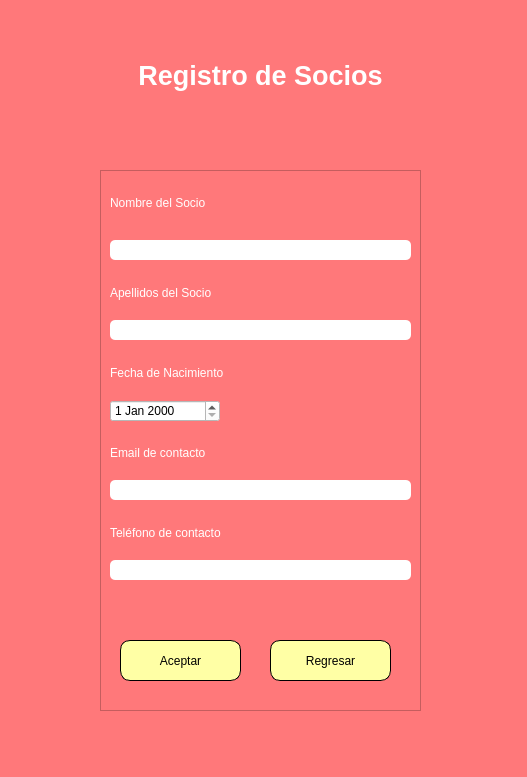
<?xml version="1.0" encoding="UTF-8"?>
<ui version="4.0">
 <class>MainWindow</class>
 <widget class="QMainWindow" name="MainWindow">
  <property name="geometry">
   <rect>
    <x>0</x>
    <y>0</y>
    <width>527</width>
    <height>777</height>
   </rect>
  </property>
  <property name="windowTitle">
   <string>MainWindow</string>
  </property>
  <property name="windowIcon">
   <iconset>
    <normaloff>../logo/logoTienda.jpeg</normaloff>../logo/logoTienda.jpeg</iconset>
  </property>
  <property name="styleSheet">
   <string notr="true">background-color: rgb(255, 120, 122);</string>
  </property>
  <widget class="QWidget" name="centralwidget">
   <widget class="QLabel" name="label">
    <property name="geometry">
     <rect>
      <x>0</x>
      <y>0</y>
      <width>521</width>
      <height>151</height>
     </rect>
    </property>
    <property name="font">
     <font>
      <pointsize>16</pointsize>
      <italic>false</italic>
     </font>
    </property>
    <property name="toolTip">
     <string>&lt;html&gt;&lt;head/&gt;&lt;body&gt;&lt;p&gt;&lt;br/&gt;&lt;/p&gt;&lt;/body&gt;&lt;/html&gt;</string>
    </property>
    <property name="text">
     <string>&lt;html&gt;&lt;head/&gt;&lt;body&gt;&lt;p align=&quot;center&quot;&gt;&lt;span style=&quot; font-size:20pt; font-weight:600; color:#ffffff;&quot;&gt;Registro de Socios&lt;/span&gt;&lt;/p&gt;&lt;/body&gt;&lt;/html&gt;</string>
    </property>
   </widget>
   <widget class="QFrame" name="frame">
    <property name="geometry">
     <rect>
      <x>100</x>
      <y>170</y>
      <width>321</width>
      <height>541</height>
     </rect>
    </property>
    <property name="frameShape">
     <enum>QFrame::StyledPanel</enum>
    </property>
    <property name="frameShadow">
     <enum>QFrame::Raised</enum>
    </property>
    <widget class="QLabel" name="label_4">
     <property name="geometry">
      <rect>
       <x>10</x>
       <y>100</y>
       <width>281</width>
       <height>47</height>
      </rect>
     </property>
     <property name="styleSheet">
      <string notr="true">font: 11pt &quot;MS Shell Dlg 2&quot;;</string>
     </property>
     <property name="text">
      <string>&lt;html&gt;&lt;head/&gt;&lt;body&gt;&lt;p&gt;&lt;span style=&quot; color:#ffffff;&quot;&gt;Apellidos del Socio&lt;/span&gt;&lt;/p&gt;&lt;/body&gt;&lt;/html&gt;</string>
     </property>
    </widget>
    <widget class="QLabel" name="EmailEdit">
     <property name="geometry">
      <rect>
       <x>10</x>
       <y>10</y>
       <width>301</width>
       <height>47</height>
      </rect>
     </property>
     <property name="styleSheet">
      <string notr="true">font: 11pt &quot;MS Shell Dlg 2&quot;;</string>
     </property>
     <property name="text">
      <string>&lt;html&gt;&lt;head/&gt;&lt;body&gt;&lt;p&gt;&lt;span style=&quot; color:#ffffff;&quot;&gt;Nombre del Socio&lt;/span&gt;&lt;/p&gt;&lt;/body&gt;&lt;/html&gt;</string>
     </property>
    </widget>
    <widget class="QLineEdit" name="nombreEdit">
     <property name="geometry">
      <rect>
       <x>10</x>
       <y>70</y>
       <width>301</width>
       <height>20</height>
      </rect>
     </property>
     <property name="styleSheet">
      <string notr="true">background-color: rgb(255, 255, 255);
border-radius:5px;</string>
     </property>
     <property name="placeholderText">
      <string/>
     </property>
    </widget>
    <widget class="QLabel" name="label_5">
     <property name="geometry">
      <rect>
       <x>10</x>
       <y>180</y>
       <width>281</width>
       <height>47</height>
      </rect>
     </property>
     <property name="styleSheet">
      <string notr="true">font: 11pt &quot;MS Shell Dlg 2&quot;;</string>
     </property>
     <property name="text">
      <string>&lt;html&gt;&lt;head/&gt;&lt;body&gt;&lt;p&gt;&lt;span style=&quot; color:#ffffff;&quot;&gt;Fecha de Nacimiento&lt;/span&gt;&lt;/p&gt;&lt;/body&gt;&lt;/html&gt;</string>
     </property>
    </widget>
    <widget class="QPushButton" name="aceptarBoton">
     <property name="geometry">
      <rect>
       <x>20</x>
       <y>470</y>
       <width>121</width>
       <height>41</height>
      </rect>
     </property>
     <property name="toolTip">
      <string>&lt;html&gt;&lt;head/&gt;&lt;body&gt;&lt;p&gt;&lt;span style=&quot; color:#ffffff;&quot;&gt;Login&lt;/span&gt;&lt;/p&gt;&lt;/body&gt;&lt;/html&gt;</string>
     </property>
     <property name="styleSheet">
      <string notr="true">font: 11pt &quot;MS Shell Dlg 2&quot;;
background-color: rgb(255, 255, 165);
border-radius:10px;
border: 1px solid black;</string>
     </property>
     <property name="text">
      <string>Aceptar</string>
     </property>
    </widget>
    <widget class="QPushButton" name="regresarBoton">
     <property name="geometry">
      <rect>
       <x>170</x>
       <y>470</y>
       <width>121</width>
       <height>41</height>
      </rect>
     </property>
     <property name="toolTip">
      <string>&lt;html&gt;&lt;head/&gt;&lt;body&gt;&lt;p&gt;&lt;span style=&quot; color:#ffffff;&quot;&gt;Login&lt;/span&gt;&lt;/p&gt;&lt;/body&gt;&lt;/html&gt;</string>
     </property>
     <property name="styleSheet">
      <string notr="true">font: 11pt &quot;MS Shell Dlg 2&quot;;
background-color: rgb(255, 255, 165);
border-radius:10px;
border: 1px solid black;</string>
     </property>
     <property name="text">
      <string>Regresar</string>
     </property>
    </widget>
    <widget class="QLabel" name="label_6">
     <property name="geometry">
      <rect>
       <x>10</x>
       <y>260</y>
       <width>281</width>
       <height>47</height>
      </rect>
     </property>
     <property name="styleSheet">
      <string notr="true">font: 11pt &quot;MS Shell Dlg 2&quot;;</string>
     </property>
     <property name="text">
      <string>&lt;html&gt;&lt;head/&gt;&lt;body&gt;&lt;p&gt;&lt;span style=&quot; color:#ffffff;&quot;&gt;Email de contacto&lt;/span&gt;&lt;/p&gt;&lt;/body&gt;&lt;/html&gt;</string>
     </property>
    </widget>
    <widget class="QLineEdit" name="emailEdit">
     <property name="geometry">
      <rect>
       <x>10</x>
       <y>310</y>
       <width>301</width>
       <height>20</height>
      </rect>
     </property>
     <property name="styleSheet">
      <string notr="true">background-color: rgb(255, 255, 255);
border-radius:5px;</string>
     </property>
     <property name="placeholderText">
      <string/>
     </property>
    </widget>
    <widget class="QLineEdit" name="ApellidoEdit">
     <property name="geometry">
      <rect>
       <x>10</x>
       <y>150</y>
       <width>301</width>
       <height>20</height>
      </rect>
     </property>
     <property name="styleSheet">
      <string notr="true">background-color: rgb(255, 255, 255);
border-radius:5px;</string>
     </property>
     <property name="placeholderText">
      <string/>
     </property>
    </widget>
    <widget class="QDateEdit" name="fechanacimEdit">
     <property name="geometry">
      <rect>
       <x>10</x>
       <y>230</y>
       <width>110</width>
       <height>22</height>
      </rect>
     </property>
     <property name="styleSheet">
      <string notr="true">background-color: rgb(255, 255, 255);</string>
     </property>
    </widget>
    <widget class="QLabel" name="label_7">
     <property name="geometry">
      <rect>
       <x>10</x>
       <y>340</y>
       <width>281</width>
       <height>47</height>
      </rect>
     </property>
     <property name="styleSheet">
      <string notr="true">font: 11pt &quot;MS Shell Dlg 2&quot;;</string>
     </property>
     <property name="text">
      <string>&lt;html&gt;&lt;head/&gt;&lt;body&gt;&lt;p&gt;&lt;span style=&quot; color:#ffffff;&quot;&gt;Teléfono de contacto&lt;/span&gt;&lt;/p&gt;&lt;/body&gt;&lt;/html&gt;</string>
     </property>
    </widget>
    <widget class="QLineEdit" name="telefonoEdit">
     <property name="geometry">
      <rect>
       <x>10</x>
       <y>390</y>
       <width>301</width>
       <height>20</height>
      </rect>
     </property>
     <property name="styleSheet">
      <string notr="true">background-color: rgb(255, 255, 255);
border-radius:5px;</string>
     </property>
     <property name="placeholderText">
      <string/>
     </property>
    </widget>
   </widget>
  </widget>
 </widget>
 <resources/>
 <connections/>
</ui>
